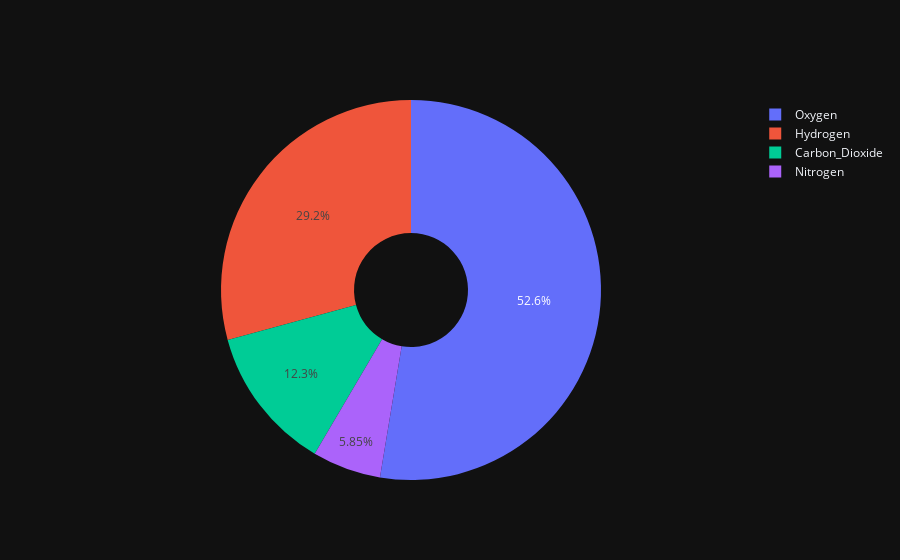

Here is the notebook cell this chart was saved with:
### Code cell
fig2 = go.Figure(data=go.Pie(labels=labels,values=values, hole=0.3))
fig2.update_layout(template='plotly_dark')
fig2.show()

### Figure 1 — Plotly figure (JSON) as saved in the notebook; plotly's stock layout.template omitted (floating-point values rounded to 4 significant figures)
{"data": [{"hole": 0.3, "labels": ["Oxygen", "Hydrogen", "Carbon_Dioxide", "Nitrogen"], "type": "pie", "values": [4500, 2500, 1053, 500]}], "layout": {}}
